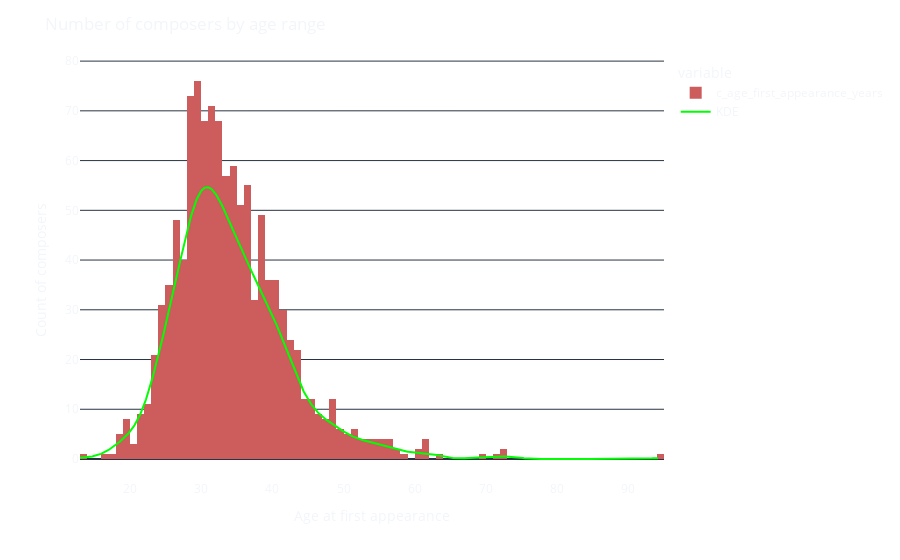

The cell this chart's notebook holds for it:
### Code cell
import plotly.express as px

x_data = "c_age_first_appearance_years"
age_fst_appearance_years = composer_dataframe_with_fst_appearance[x_data]
bin_nb = 100
# Assuming age_fst_appearance_years is a pandas Series containing the age at first appearance
# and bin_nb is the number of bins you want to use for your histogram
# For the KDE line, we'll have to compute it manually since Plotly doesn't have a built-in KDE option

fig = px.histogram(age_fst_appearance_years, nbins=bin_nb, color_discrete_sequence=["indianred"])
#fig.update_traces(marker_color='blue')  # Setting the color of the bars if needed

# If KDE is true, you'll have to calculate the KDE and add it as a line to the histogram

from scipy.stats import gaussian_kde
kde = gaussian_kde(age_fst_appearance_years)
kde_x = np.linspace(age_fst_appearance_years.min(), age_fst_appearance_years.max(), 1000)
kde_y = kde(kde_x) * len(age_fst_appearance_years) * (age_fst_appearance_years.max() - age_fst_appearance_years.min()) / bin_nb
fig.add_scatter(x=kde_x, y=kde_y, mode='lines', name='KDE', line=dict(color='lime'))

fig.update_layout(
    title='Number of composers by age range',
    xaxis_title='Age at first appearance',
    yaxis_title='Count of composers'
)
fig.update_layout(
    paper_bgcolor='rgba(0,0,0,0)',
    plot_bgcolor='rgba(0,0,0,0)'
)
fig.show()
fig.write_html("Q2_histogram.html")

### Figure 1 — Plotly figure (JSON) as saved in the notebook; plotly's stock layout.template omitted (floating-point values rounded to 4 significant figures; data arrays with more than 128 entries replaced by an {"elided": "..."} marker saying what was removed)
{"data": [{"alignmentgroup": "True", "bingroup": "x", "hovertemplate": "variable=c_age_first_appearance_years<br>value=%{x}<br>count=%{y}<extra></extra>", "legendgroup": "c_age_first_appearance_years", "marker": {"color": "indianred", "pattern": {"shape": ""}}, "name": "c_age_first_appearance_years", "nbinsx": 100, "offsetgroup": "c_age_first_appearance_years", "orientation": "v", "showlegend": true, "x": {"elided": "1126 float values"}, "xaxis": "x", "yaxis": "y", "type": "histogram"}, {"line": {"color": "lime"}, "mode": "lines", "name": "KDE", "x": {"elided": "1000 float values"}, "y": {"elided": "1000 float values"}, "type": "scatter"}], "layout": {"xaxis": {"anchor": "y", "domain": [0.0, 1.0], "title": {"text": "Age at first appearance"}}, "yaxis": {"anchor": "x", "domain": [0.0, 1.0], "title": {"text": "Count of composers"}}, "legend": {"title": {"text": "variable"}, "tracegroupgap": 0}, "margin": {"t": 60}, "barmode": "relative", "title": {"text": "Number of composers by age range"}, "paper_bgcolor": "rgba(0,0,0,0)", "plot_bgcolor": "rgba(0,0,0,0)"}}
